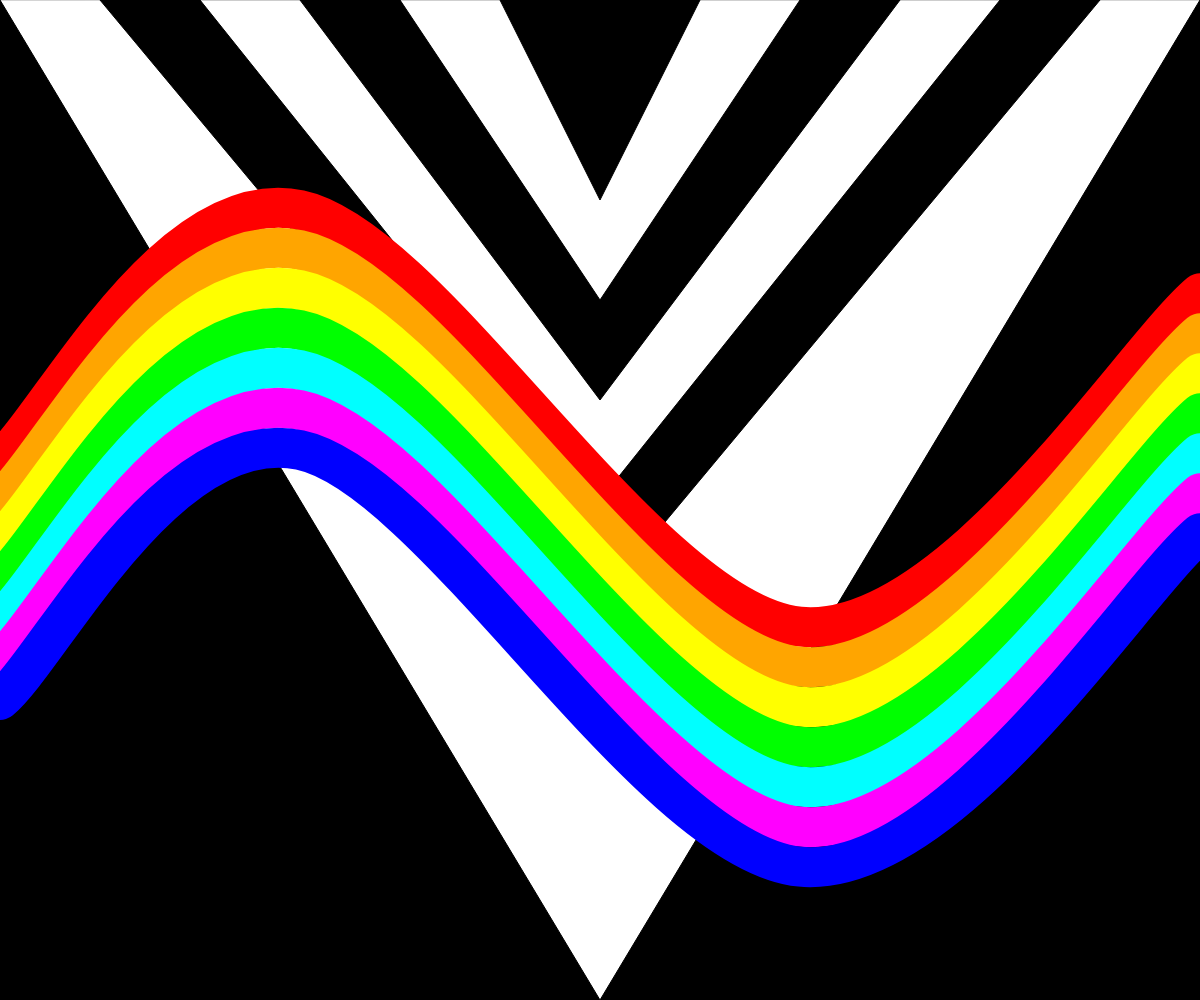
Frame 1 (no input)
Frame 60 (no input): identical to frame 1, image omitted
Frame 120 (the mouse pressed at the canvas centre since frame 60): identical to frame 1, image omitted

The p5.js sketch that drew this single still picture (run headless with seeded random() and noise() and a simulated clock; from frame 60 on, the mouse is pressed at the canvas centre):

// p5.js sketch
// ── sketch.js


function setup() {
    createCanvas(windowWidth,windowHeight);    
}

function draw() {
    background(0);
    let x = windowWidth;
    let y = windowHeight;


    //center
    fill(255);
    triangle(0,0,x/2, y,x,0);

    fill(0);
    triangle(x/12,0,x/2, x/2,x-x/12,0);

    fill(255);
    triangle(x/6,0,x/2, 5*x/12,x-x/6,0);

    fill(0);
    triangle(x/4,0,x/2, x/3,x-x/4,0);

    fill(255);
    triangle(x/3,0,x/2, x/4,x-x/3,0);

    fill(0);
    triangle(5*x/12,0,x/2, x/6,x-(5*x/12),0);

    // middle left to middle right
    noFill();
    strokeWeight(40);
    //red line
    stroke(255,0,0);
    beginShape();
    curveVertex(0,-40+y/2);
    curveVertex(0,-40+y/2);
    curveVertex(x/4,-40+y/4);
    curveVertex(x-x/3,-40+y-y/3);
    curveVertex(x,-40+y/3);
    curveVertex(x,-40+y/3);
    endShape();
    //orange line
    stroke('orange');
    beginShape();
    curveVertex(0,y/2);
    curveVertex(0,y/2);
    curveVertex(x/4,y/4);
    curveVertex(x-x/3,y-y/3);
    curveVertex(x,y/3);
    curveVertex(x,y/3);
    endShape();
    //yellow line
    stroke(255,255,0);
    beginShape();
    curveVertex(0,40+y/2);
    curveVertex(0,40+y/2);
    curveVertex(x/4,40+y/4);
    curveVertex(x-x/3,40+y-y/3);
    curveVertex(x,40+y/3);
    curveVertex(x,40+y/3);
    endShape();
    //green line
    stroke(0,255,0);
    beginShape();
    curveVertex(0,80+y/2);
    curveVertex(0,80+y/2);
    curveVertex(x/4,80+y/4);
    curveVertex(x-x/3,80+y-y/3);
    curveVertex(x,80+y/3);
    curveVertex(x,80+y/3);
    endShape();
    //aqua line
    stroke('aqua');
    beginShape();
    curveVertex(0,120+y/2);
    curveVertex(0,120+y/2);
    curveVertex(x/4,120+y/4);
    curveVertex(x-x/3,120+y-y/3);
    curveVertex(x,120+y/3);
    curveVertex(x,120+y/3);
    endShape();
    //purple line
    stroke(255,0,255);
    beginShape();
    curveVertex(0,160+y/2);
    curveVertex(0,160+y/2);
    curveVertex(x/4,160+y/4);
    curveVertex(x-x/3,160+y-y/3);
    curveVertex(x,160+y/3);
    curveVertex(x,160+y/3);
    endShape();
    //blue line
    stroke(0,0,255);
    beginShape();
    curveVertex(0,200+y/2);
    curveVertex(0,200+y/2);
    curveVertex(x/4,200+y/4);
    curveVertex(x-x/3,200+y-y/3);
    curveVertex(x,200+y/3);
    curveVertex(x,200+y/3);
    endShape();
    stroke(0);
    strokeWeight(1);
}
